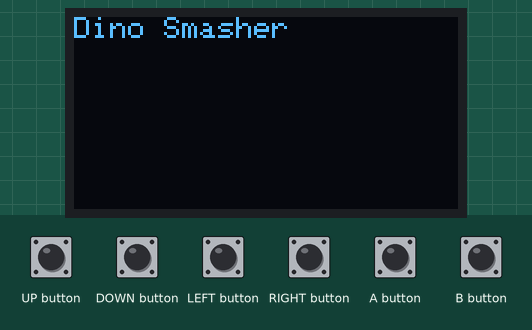
Simulated run of this sketch. Board: Arduboy, built with avr-gcc and run on an emulated ATmega32U4. On the bench: 128×64 one-colour display. The inputs (shaded band) are chosen by the test bench.

Above: at 1.2 s.
1.3 s: A button pressed for 0.15 s
At 1.7 s:
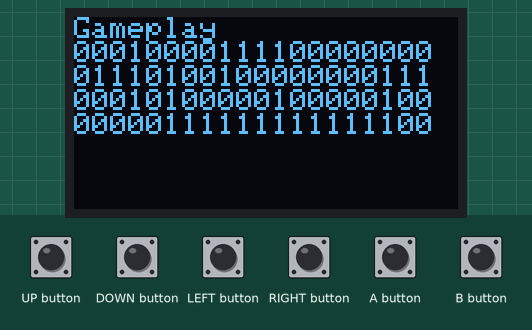
2.9 s: A button pressed for 1 s
At 3.8 s:
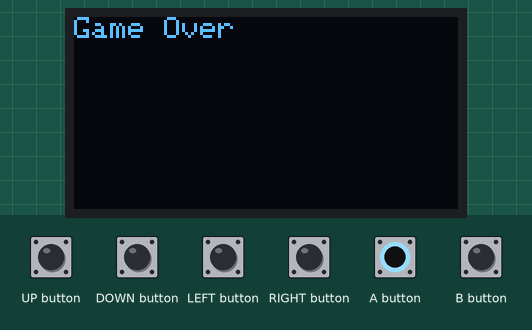
5.4 s: A button pressed for 0.15 s
At 6.6 s:
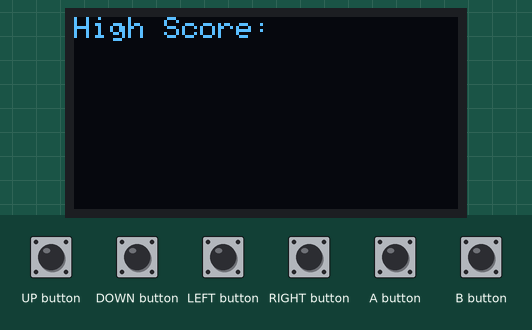
7.0 s: A button pressed for 0.15 s
At 7.7 s:
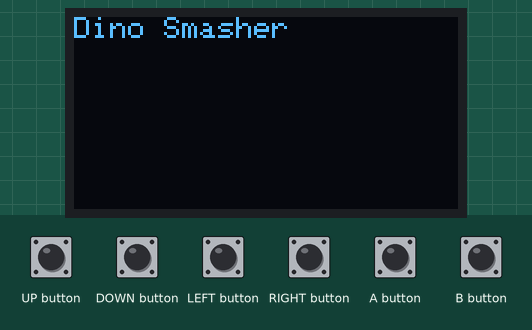
Timing chart, 0 to 9.6 s (numbered marks = the images above; inputs shaded):
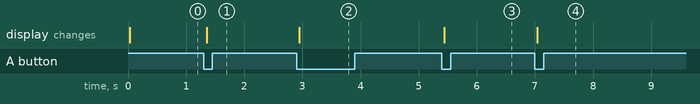

The sketch:

dino_smasher.ino
```cpp
// Visual Micro is in vMicro>General>Tutorial Mode
//
/*
    Name:       dino_smasher.ino
    Created:	8/21/2018 7:29:38 AM
    Author:     VML\jrice
*/

// Define User Types below here or use a .h file
//
#include <Arduboy2.h>;
Arduboy2 arduboy;

#define GAME_TITLE 0
#define GAME_PLAY 1
#define GAME_OVER 2
#define GAME_HIGH 3
#define WORLD_HEIGHT 4
#define WORLD_WIDTH 20

int game_state = GAME_TITLE;
int world[WORLD_HEIGHT][WORLD_WIDTH] =
{
	{ 0, 0, 0, 1, 0, 0, 0, 0, 1, 1, 1, 1, 0, 0, 0, 0, 0, 0, 0, 0 },
	{ 0, 1, 1, 1, 0, 1, 0, 0, 1, 0, 0, 0, 0, 0, 0, 0, 0, 1, 1, 1 },
	{ 0, 0, 0, 1, 0, 1, 0, 0, 0, 0, 0, 1, 0, 0, 0, 0, 0, 1, 0, 0 },
	{ 0, 0, 0, 0, 0, 1, 1, 1, 1, 1, 1, 1, 1, 1, 1, 1, 1, 1, 0, 0 }
};

// Define Functions below here or use other .ino or cpp files
//
void drawWorld()
{
	for (int y = 0; y < 4; ++y)
	{
		for (int x = 0; x < 20; ++x)
		{
			arduboy.print(world[y][x]);
		}
		arduboy.print("\n");
	}
}

void titleScreen()
{
	arduboy.setCursor(0, 0);
	arduboy.print("Dino Smasher \n");

	if (arduboy.justPressed(A_BUTTON))
	{
		++game_state;
	}
}

void gamePlayScreen()
{
	arduboy.setCursor(0, 0);
	arduboy.print("Gameplay \n");
	drawWorld();
	if (arduboy.justPressed(A_BUTTON))
	{
		++game_state;
	}
}

void gameOverScreen()
{
	arduboy.setCursor(0, 0);
	arduboy.print("Game Over \n");
	if (arduboy.justPressed(A_BUTTON))
	{
		++game_state;
	}
}

void highScoreScreen()
{
	arduboy.setCursor(0, 0);
	arduboy.print("High Score: \n");
	if (arduboy.justPressed(A_BUTTON))
	{
		game_state = GAME_TITLE;
	}
}

void gameLoop()
{
	switch(game_state)
	{
	case GAME_TITLE:
		titleScreen();
		break;
	case GAME_PLAY:
		gamePlayScreen();
		break;
	case GAME_OVER:
		gameOverScreen();
		break;
	case GAME_HIGH:
		highScoreScreen();
		break;
	}
}

// The setup() function runs once each time the micro-controller starts
void setup()
{
	arduboy.begin();
	arduboy.setFrameRate(45);
	arduboy.display();

	arduboy.initRandomSeed();

	arduboy.clear();
}

// Add the main program code into the continuous loop() function
void loop()
{
	if(!arduboy.nextFrame())
	{
		return;
	}

	arduboy.pollButtons();

	arduboy.clear();

	gameLoop();

	arduboy.display();
}
```

Measured:
- after the input at 1.3 s, the display: changes after 0.06 s (image 1)
- after the input at 2.9 s, the display: changes after 0.05 s (image 2)
- after the input at 5.4 s, the display: changes at once (image 3)
- after the input at 7.0 s, the display: changes at once (image 4)
